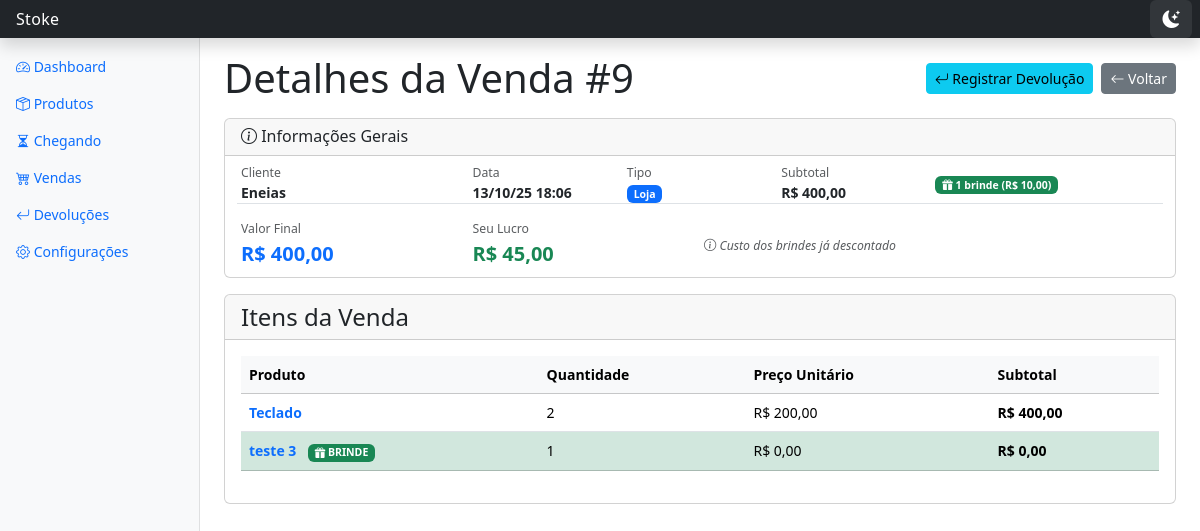
Page /vendas/9/ on the committed database.
### inventario/models.py (models this page shows, shortened)
class Venda(models.Model):
    TIPO_VENDA_CHOICES = [
        ('LOJA', 'Loja'),
        ('EXTERNA', 'Externa'),
    ]
    STATUS_CHOICES = [
        ('CONCLUIDA', 'Concluída'),
        ('CANCELADA', 'Cancelada'),
    ]
    cliente_nome = models.CharField('Nome do Cliente', max_length=255, blank=True, null=True)
    data = models.DateTimeField(default=timezone.now)
    tipo_venda = models.CharField(max_length=10, choices=TIPO_VENDA_CHOICES, default='LOJA')
    status = models.CharField(max_length=10, choices=STATUS_CHOICES, default='CONCLUIDA')
    desconto = models.DecimalField('Desconto', max_digits=10, decimal_places=2, default=Decimal('0.00'))
    @property
    def teve_devolucao(self):
        return self.devolucoes.exists()
    @property
    def valor_bruto(self):
        return self.itens.aggregate(total=Sum(F('quantidade') * F('preco_venda_unitario')))['total'] or Decimal('0.00')
    @property
    def valor_total(self):
        return self.valor_bruto - self.desconto
    @property
    def custo_total(self):
        return sum(item.custo_compra_total_registrado for item in self.itens.all())
    @property
    def valor_brindes_dados(self):
        brindes = self.itens.filter(eh_brinde=True)
        return sum(item.custo_compra_total_registrado for item in brindes)
    @property
    def quantidade_brindes_dados(self):
        return self.itens.filter(eh_brinde=True).aggregate(total=Sum('quantidade'))['total'] or 0
    @property
    def tem_brindes(self):
        return self.itens.filter(eh_brinde=True).exists()
    @property
    def lucro_bruto(self):
        return self.valor_total - self.custo_total
    @property
    def meu_lucro(self):
        lucro_bruto_venda = self.lucro_bruto
        lucro_revertido_devolucoes = self.devolucoes.aggregate(
            total=Sum(F('itens_devolvidos__quantidade') * (F('itens_devolvidos__item_venda_original__preco_venda_unitario') - (F('itens_devolvidos__item_venda_original__custo_compra_total_registrado') / F('itens_devolvidos__item_venda_original__quantidade'))))
        )['total'] or Decimal('0')
        lucro_liquido = lucro_bruto_venda - lucro_revertido_devolucoes
        if self.tipo_venda == 'LOJA':
            return lucro_liquido / 2
        return lucro_liquido

class ItemVenda(models.Model):
    venda = models.ForeignKey(Venda, related_name='itens', on_delete=models.CASCADE)
    produto = models.ForeignKey(Produto, on_delete=models.PROTECT)
    quantidade = models.PositiveIntegerField()
    preco_venda_unitario = models.DecimalField(max_digits=10, decimal_places=2)
    custo_compra_total_registrado = models.DecimalField(max_digits=10, decimal_places=2)
    eh_brinde = models.BooleanField('É Brinde', default=False)

class Produto(models.Model):
    nome = models.CharField(max_length=255)
    descricao = models.TextField(blank=True, null=True)
    imagem = models.ImageField(upload_to='produtos/', blank=True, null=True)
    ativo = models.BooleanField(default=True)
    fornecedor = models.ForeignKey(Fornecedor, on_delete=models.PROTECT, related_name='produtos', null=True, blank=True)
    preco_venda = models.DecimalField('Preço de Venda', max_digits=10, decimal_places=2, null=True, blank=True)

### inventario/views.py (the view)
# urls.py: path('vendas/<int:pk>/', views.detalhar_venda, name='detalhar_venda'),
def detalhar_venda(request, pk):
    venda = get_object_or_404(Venda, pk=pk)
    return render(request, 'inventario/detalhar_venda.html', {'venda': venda})

### inventario/templates/inventario/detalhar_venda.html (shortened to what this page needs)
{% extends 'inventario/base.html' %}
{% block content %}
<div class="row align-items-center mb-3">
    <div class="col-12 col-md-6">
        <h1 class="mb-2 mb-md-0">Detalhes da Venda #{{ venda.id }}</h1>
    </div>
    <div class="col-12 col-md-6">
        <div class="d-flex flex-wrap gap-2 justify-content-md-end">
            <a href="{% url 'inventario:registrar_devolucao' venda_pk=venda.pk %}" class="btn btn-info btn-sm">
                <i class="bi bi-arrow-return-left"></i> <span class="d-none d-sm-inline">Registrar Devolução</span>
            </a>
            <button onclick="window.history.back()" class="btn btn-secondary btn-sm">
                <i class="bi bi-arrow-left"></i> <span class="d-none d-sm-inline">Voltar</span>
            </button>
        </div>
    </div>
</div>
<div class="card">
    <div class="card-header py-2">
        <h6 class="mb-0"><i class="bi bi-info-circle"></i> Informações Gerais</h6>
    </div>
    <div class="card-body py-2 px-3">
        <div class="row g-2 align-items-center mb-2">
            <div class="col-6 col-sm-4 col-md-3">
                <small class="text-muted d-block mb-0">Cliente</small>
                <strong>{{ venda.cliente_nome|default:"—" }}</strong>
            </div>
            <div class="col-6 col-sm-4 col-md-2">
                <small class="text-muted d-block mb-0">Data</small>
                <strong>{{ venda.data|date:"d/m/y H:i" }}</strong>
            </div>
            <div class="col-4 col-sm-4 col-md-2">
                <small class="text-muted d-block mb-0">Tipo</small>
                <span class="badge bg-{% if venda.tipo_venda == 'LOJA' %}primary{% else %}secondary{% endif %}">
                    {{ venda.get_tipo_venda_display }}
                </span>
            </div>
            <div class="col-4 col-md-2">
                <small class="text-muted d-block mb-0">Subtotal</small>
                <strong>R$ {{ venda.valor_bruto|floatformat:2 }}</strong>
            </div>
            {% if venda.tem_brindes %}
            <div class="col-12 col-sm-auto">
                <span class="badge bg-success">
                    <i class="bi bi-gift-fill"></i> {{ venda.quantidade_brindes_dados }} brinde{{ venda.quantidade_brindes_dados|pluralize:'s' }} (R$ {{ venda.valor_brindes_dados|floatformat:2 }})
                </span>
            </div>
            {% endif %}
        </div>
        <div class="row g-2 align-items-center pt-2 border-top">
            <div class="col-6 col-md-3">
                <small class="text-muted d-block mb-0">Valor Final</small>
                <strong class="text-primary fs-5">R$ {{ venda.valor_total|floatformat:2 }}</strong>
            </div>
            <div class="col-6 col-md-3">
                <small class="text-muted d-block mb-0">Seu Lucro</small>
                <strong class="text-success fs-5">R$ {{ venda.meu_lucro|floatformat:2 }}</strong>
            </div>
            {% if venda.tem_brindes %}
            <div class="col-12 col-md-6">
                <small class="text-muted fst-italic">
                    <i class="bi bi-info-circle"></i> Custo dos brindes já descontado
                </small>
            </div>
            {% endif %}
        </div>
    </div>
</div>
<div class="card mt-3">
    <div class="card-header">
        <h4 class="mb-0">Itens da Venda</h4>
    </div>
    <div class="card-body">
        <div class="d-none d-lg-block">
            <div class="table-responsive">
                <table class="table table-hover">
                    <thead class="table-light">
                        <tr>
                            <th>Produto</th>
                            <th>Quantidade</th>
                            <th>Preço Unitário</th>
                            <th>Subtotal</th>
                        </tr>
                    </thead>
                    <tbody>
                        {% for item in venda.itens.all %}
                        <tr {% if item.eh_brinde %}class="table-success"{% endif %}>
                            <td class="fw-bold">
                                <a href="{% url 'inventario:detalhar_produto' pk=item.produto.pk %}" class="text-decoration-none">
                                    {{ item.produto.nome }}
                                </a>
                                {% if item.eh_brinde %}
                                    <span class="badge bg-success ms-2"><i class="bi bi-gift-fill"></i> BRINDE</span>
                                {% endif %}
                            </td>
                            <td>{{ item.quantidade }}</td>
                            <td>R$ {{ item.preco_venda_unitario|floatformat:2 }}</td>
                            <td class="fw-bold">R$ {% widthratio item.preco_venda_unitario 1 item.quantidade as subtotal %}{{ subtotal|floatformat:2 }}</td>
                        </tr>
                        {% endfor %}
                    </tbody>
                </table>
            </div>
        </div>
    </div>
</div>
{% endblock %}

### inventario/templates/inventario/base.html (style rules this page uses)
body { font-size: .875rem; }
body, .card, .table, .sidebar, .form-control, .form-select, .btn, .badge, .alert { transition: background-color 0.3s ease, color 0.3s ease, border-color 0.3s ease; }

### rows in the picture
Venda: id "9", cliente_nome "Eneias", data "13/10/25 18:06", tipo_venda "Loja", valor_bruto "400,00", quantidade_brindes_dados "1", valor_brindes_dados "10,00", valor_total "400,00", meu_lucro "45,00"
ItemVenda: produto.nome "Teclado", quantidade "2", preco_venda_unitario "200,00", subtotal "400,00"
ItemVenda: produto.nome "teste 3", eh_brinde True (drawn), quantidade "1", preco_venda_unitario "0,00", subtotal "0,00"
